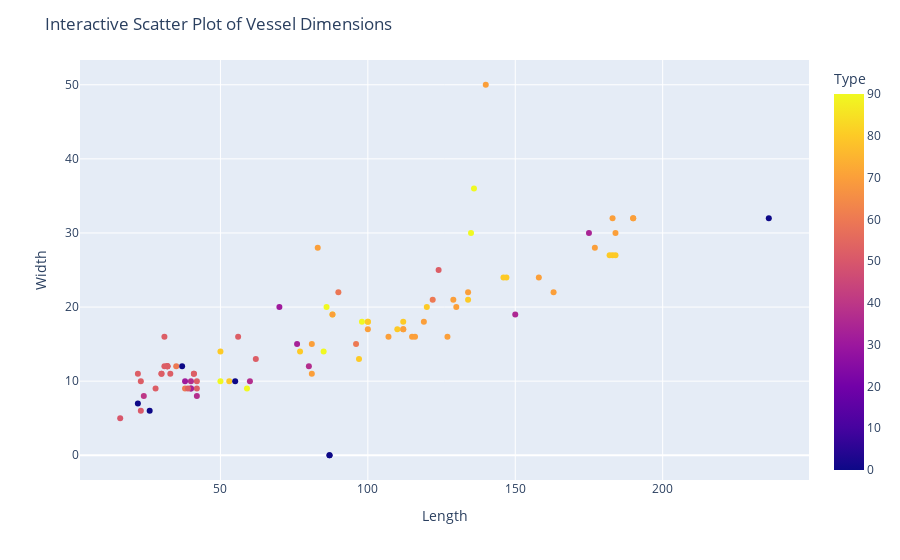

Notebook source saved alongside this figure:
### Markdown cell above
Για καλύτερη κατανόηση των δεδομένων μας θα δημιουργήσουμε ένα διαδραστικό διάγραμμα διασποράς που απεικονίζει στοιχεία σχετικά με το μέγεθος των πλοίων.

### Code cell
fig = px.scatter(unique_ships, x='length', y='width', color='Type', hover_data=['Type', 'MMSI', 'ShipName'])

# Customize the plot layout
fig.update_layout(title='Interactive Scatter Plot of Vessel Dimensions',
                  xaxis_title='Length',
                  yaxis_title='Width')

# Display the interactive plot
fig.show()

### Figure 1 — Plotly figure (JSON) as saved in the notebook; plotly's stock layout.template omitted (floating-point values rounded to 4 significant figures; data arrays with more than 128 entries replaced by an {"elided": "..."} marker saying what was removed)
{"data": [{"customdata": {"elided": "92x3 mixed values"}, "hovertemplate": "length=%{x}<br>width=%{y}<br>Type=%{marker.color}<br>MMSI=%{customdata[1]}<br>ShipName=%{customdata[2]}<extra></extra>", "legendgroup": "", "marker": {"color": [90, 52, 70, 90, 34, 50, 37, 70, 80, 37, 37, 80, 52, 70, 80, 80, 52, 90, 80, 33, 0, 90, 70, 70, 70, 70, 52, 40, 52, 70, 35, 70, 70, 80, 70, 52, 70, 37, 70, 51, 90, 70, 90, 70, 52, 0, 70, 0, 52, 90, 59, 52, 37, 52, 60, 0, 52, 70, 60, 0, 80, 52, 52, 33, 80, 52, 31, 60, 52, 80, 60, 31, 70, 80, 80, 0, 80, 80, 70, 0, 70, 52, 52, 52, 52, 80, 80, 90, 70, 52, 70, 70], "coloraxis": "coloraxis", "symbol": "circle"}, "mode": "markers", "name": "", "orientation": "v", "showlegend": false, "type": "scatter", "x": [135, 28, 158, 50, 175, 16, 60, 190, 100, 40, 42, 183, 42, 112, 184, 147, 42, 85, 146, 76, 236, 136, 190, 100, 81, 184, 62, 24, 32, 115, 150, 81, 130, 53, 107, 56, 140, 80, 177, 23, 88, 127, 86, 129, 32, 22, 112, 37, 30, 98, 90, 41, 40, 32, 38, 87, 22, 88, 35, 87, 182, 33, 124, 40, 77, 31, 38, 122, 41, 120, 96, 70, 163, 112, 110, 55, 100, 97, 83, 26, 116, 30, 32, 23, 31, 50, 134, 59, 119, 39, 183, 134], "xaxis": "x", "y": [30, 9, 24, 10, 30, 5, 10, 32, 18, 9, 8, 27, 9, 17, 27, 24, 10, 14, 24, 15, 32, 36, 32, 17, 11, 30, 13, 8, 12, 16, 19, 15, 20, 10, 16, 16, 50, 12, 28, 6, 19, 16, 20, 21, 12, 7, 17, 12, 11, 18, 22, 11, 10, 12, 9, 0, 11, 19, 12, 0, 27, 11, 25, 9, 14, 16, 10, 21, 11, 20, 15, 20, 22, 18, 17, 10, 18, 13, 28, 6, 16, 11, 12, 10, 12, 14, 21, 9, 18, 9, 32, 22], "yaxis": "y"}], "layout": {"coloraxis": {"colorbar": {"title": {"text": "Type"}}, "colorscale": [[0, "#0d0887"], [0.1111, "#46039f"], [0.2222, "#7201a8"], [0.3333, "#9c179e"], [0.4444, "#bd3786"], [0.5556, "#d8576b"], [0.6667, "#ed7953"], [0.7778, "#fb9f3a"], [0.8889, "#fdca26"], [1, "#f0f921"]]}, "legend": {"tracegroupgap": 0}, "margin": {"t": 60}, "title": {"text": "Interactive Scatter Plot of Vessel Dimensions"}, "xaxis": {"anchor": "y", "domain": [0, 1], "title": {"text": "Length"}}, "yaxis": {"anchor": "x", "domain": [0, 1], "title": {"text": "Width"}}}}
